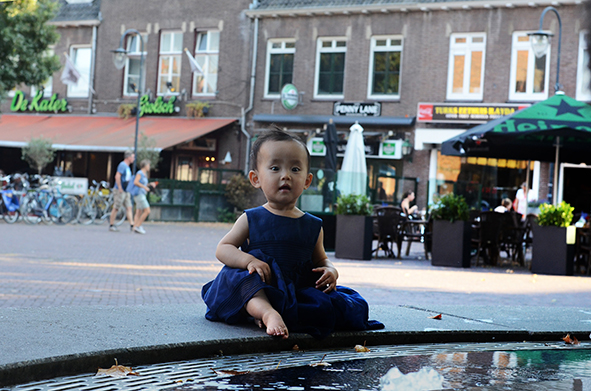
#> input picture biomedical_image_assay/Resources/domi3.jpg, 591 x 391 px
$ python resizeCustomized.py
#> lines starting #> are read from the running program, lines starting #| are printed output that depends on the picture
#> further down, img is the input picture: shape (391, 591, 3); mean B, G, R 125.3, 119.4, 112.1
import cv2 as cv
import numpy as np


def custom_resize(image, scale = 2):
#> called with scale = 3
    old_width = image.shape[0]
#> old_width = 391
    old_height = image.shape[1]
#> old_height = 591

    new_width = image.shape[0]*scale
#> new_width = 1173
    new_height = image.shape[1]*scale
#> new_height = 1773

    x_scale = new_width / (old_width - 1)
#> x_scale = 3.01
    y_scale = new_height / (old_height - 1)
#> y_scale = 3.01

    new_image = np.zeros(shape=(new_width, new_height, image.shape[-1]), dtype=np.uint8)

    for new_x in range(new_width):
        for new_y in range(new_height):
            new_image[new_x, new_y] = image[round(new_x / x_scale), round(new_y / y_scale)]
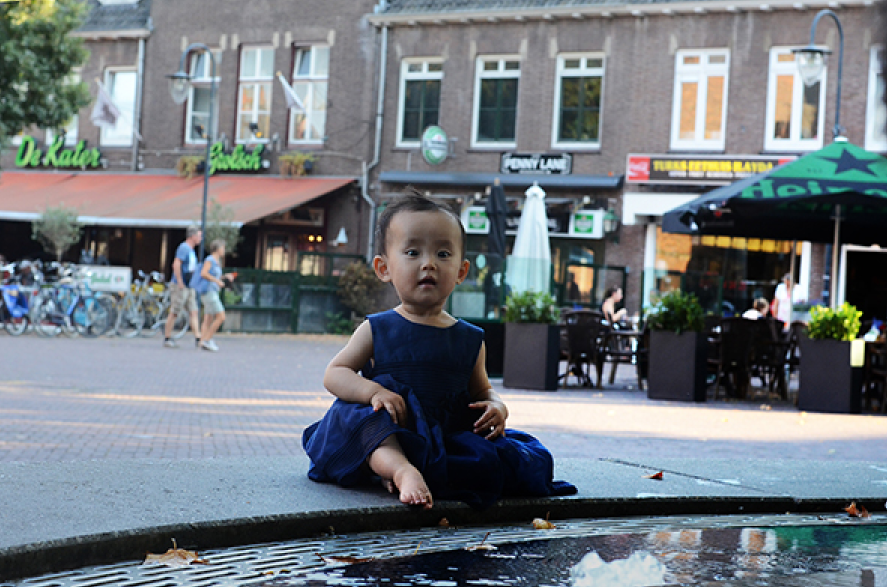
#> new_image: shape (1173, 1773, 3) (shown at 1/2 size); mean B, G, R 125.3, 119.5, 112.2

    return new_image

img = cv.imread('../Resources/domi3.jpg')
cv.imshow('Origin',img)
out = custom_resize(img,scale = 3)
cv.imshow('Resized',out)
cv.waitKey()
